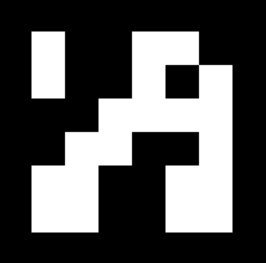
#> input picture OPENCV/Photos/karekod.png, 266 x 263 px
$ python SIFT.py
#> lines starting #> are read from the running program, lines starting #| are printed output that depends on the picture
import cv2
import numpy as np


image = cv2.imread('Photos/karekod.png')
#> image is the input picture: shape (263, 266, 3); min 0, max 255, mean 85.9


gray = cv2.cvtColor(image, cv2.COLOR_BGR2GRAY)

# Create SIFT Feature Detector object
sift = cv2.SIFT_create()

# Detect key points
keypoints = sift.detect(gray, None)
#> keypoints = 38 keypoints; strongest (x, y, size): (63, 198, 45.5), (198, 199, 43.6), (184, 148, 23), (156, 51, 32.5)
print("Number of keypoints Detected: ", len(keypoints))
#| Number of keypoints Detected:  38

# Draw rich key points on input image
image_with_keypoints = cv2.drawKeypoints(image, keypoints, None, flags=cv2.DRAW_MATCHES_FLAGS_DRAW_RICH_KEYPOINTS)
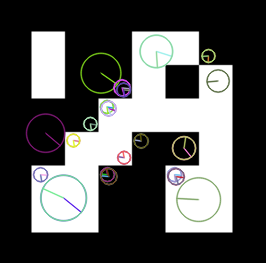
#> image_with_keypoints: shape (263, 266, 3); mean B, G, R 85.4, 86, 85.8

cv2.imshow('Feature Method - SIFT', image_with_keypoints)
cv2.waitKey(0)
cv2.destroyAllWindows()
